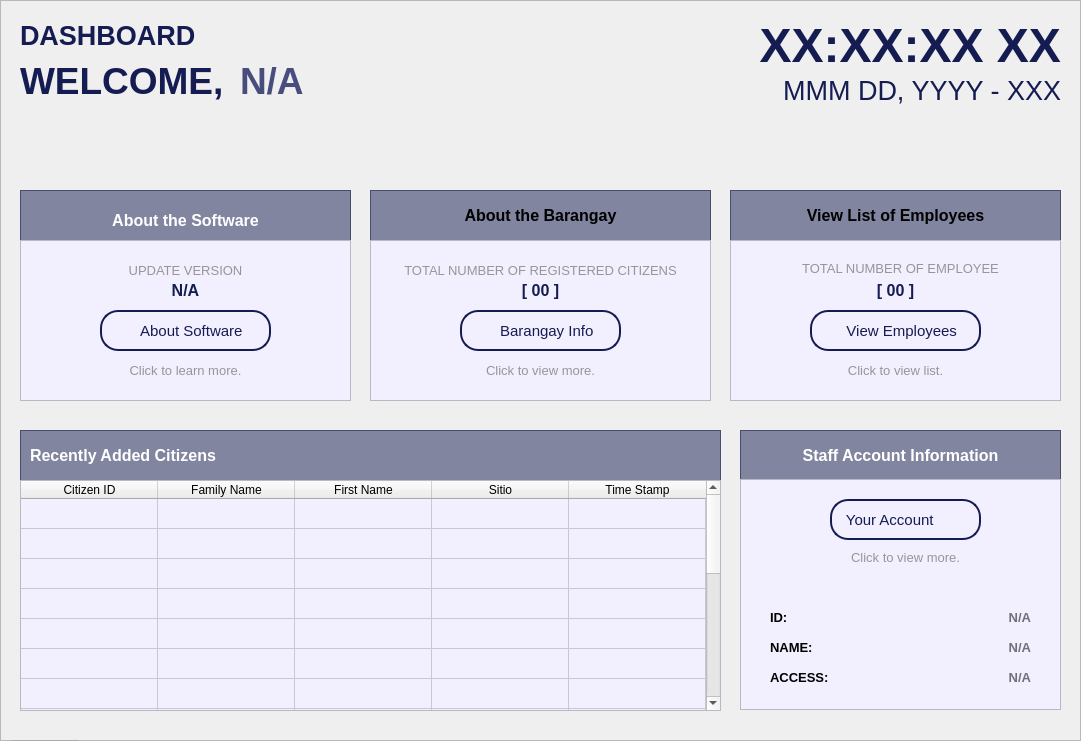
  <widget class="QFrame" name="baseBodyFrame">
   <property name="geometry">
    <rect>
     <x>250</x>
     <y>60</y>
     <width>1081</width>
     <height>741</height>
    </rect>
   </property>
   <property name="styleSheet">
    <string notr="true">#baseBodyFrame {
	background-color: #e7e2ff;
	border: none;
	border-radius: 10px;
}</string>
   </property>
   <property name="frameShape">
    <enum>QFrame::Shape::StyledPanel</enum>
   </property>
   <property name="frameShadow">
    <enum>QFrame::Shadow::Raised</enum>
   </property>
   <widget class="QPushButton" name="logout_buttonLogout_3">
    <property name="geometry">
     <rect>
      <x>10</x>
      <y>740</y>
      <width>71</width>
      <height>31</height>
     </rect>
    </property>
    <property name="font">
     <font>
      <family>Arial</family>
      <pointsize>8</pointsize>
      <bold>true</bold>
     </font>
    </property>
    <property name="cursor">
     <cursorShape>PointingHandCursor</cursorShape>
    </property>
    <property name="styleSheet">
     <string notr="true">#logout_buttonLogout {
    background-color: #bc1c1c;
    color: white;
    border-radius: 5px;
    padding: 10px; /* Optional: Adjusts spacing inside the button */
}
#logout_buttonLogout:hover {
    background-color: #d82020; /* Slightly lighter blue when hovered */
}
#logout_buttonLogout:pressed {
    background-color: #8c1515; /* Darker blue when clicked */
}</string>
    </property>
    <property name="text">
     <string>LOGOUT</string>
    </property>
   </widget>
   <widget class="QLabel" name="title_bodyDashboard">
    <property name="geometry">
     <rect>
      <x>20</x>
      <y>20</y>
      <width>381</width>
      <height>31</height>
     </rect>
    </property>
    <property name="font">
     <font>
      <family>Arial</family>
      <pointsize>20</pointsize>
      <bold>true</bold>
     </font>
    </property>
    <property name="styleSheet">
     <string notr="true">#title_bodyDashboard {
	background-color: transparent;
	color: #141c52;
}
</string>
    </property>
    <property name="text">
     <string>DASHBOARD</string>
    </property>
   </widget>
   <widget class="QLabel" name="label_timeDashboard">
    <property name="geometry">
     <rect>
      <x>620</x>
      <y>10</y>
      <width>441</width>
      <height>71</height>
     </rect>
    </property>
    <property name="font">
     <font>
      <family>Arial</family>
      <pointsize>36</pointsize>
      <bold>true</bold>
     </font>
    </property>
    <property name="layoutDirection">
     <enum>Qt::LayoutDirection::LeftToRight</enum>
    </property>
    <property name="styleSheet">
     <string notr="true">#label_timeDashboard {
    color: #141c52;
}</string>
    </property>
    <property name="text">
     <string>XX:XX:XX XX</string>
    </property>
    <property name="alignment">
     <set>Qt::AlignmentFlag::AlignRight|Qt::AlignmentFlag::AlignTrailing|Qt::AlignmentFlag::AlignVCenter</set>
    </property>
   </widget>
   <widget class="QLabel" name="label_dateDashboard">
    <property name="geometry">
     <rect>
      <x>560</x>
      <y>70</y>
      <width>501</width>
      <height>41</height>
     </rect>
    </property>
    <property name="font">
     <font>
      <family>Arial</family>
      <pointsize>20</pointsize>
      <bold>false</bold>
     </font>
    </property>
    <property name="styleSheet">
     <string notr="true">#label_dateDashboard{
	color: #141c52;
}</string>
    </property>
    <property name="text">
     <string>MMM DD, YYYY - XXX</string>
    </property>
    <property name="alignment">
     <set>Qt::AlignmentFlag::AlignRight|Qt::AlignmentFlag::AlignTrailing|Qt::AlignmentFlag::AlignVCenter</set>
    </property>
   </widget>
   <widget class="QLabel" name="title_welcomeDashboard">
    <property name="geometry">
     <rect>
      <x>20</x>
      <y>60</y>
      <width>211</width>
      <height>41</height>
     </rect>
    </property>
    <property name="font">
     <font>
      <family>Arial</family>
      <pointsize>28</pointsize>
      <bold>true</bold>
     </font>
    </property>
    <property name="styleSheet">
     <string notr="true">#title_welcomeDashboard {
	background-color: transparent;
	color: #141c52;
}
</string>
    </property>
    <property name="text">
     <string>WELCOME,</string>
    </property>
   </widget>
   <widget class="QLabel" name="title_employeeFirstNameDashboard">
    <property name="geometry">
     <rect>
      <x>240</x>
      <y>60</y>
      <width>491</width>
      <height>41</height>
     </rect>
    </property>
    <property name="font">
     <font>
      <family>Arial</family>
      <pointsize>28</pointsize>
      <bold>true</bold>
     </font>
    </property>
    <property name="styleSheet">
     <string notr="true">#title_employeeFirstNameDashboard {
	background-color: transparent;
	color: #484d7d;
}
</string>
    </property>
    <property name="text">
     <string>N/A</string>
    </property>
   </widget>
   <widget class="QTableWidget" name="table_recentlyAddedCitizensDashboard">
    <property name="geometry">
     <rect>
      <x>20</x>
      <y>480</y>
      <width>701</width>
      <height>231</height>
     </rect>
    </property>
    <property name="styleSheet">
     <string notr="true">#table_recentlyAddedCitizensDashboard{
	background-color: #f2efff;
}</string>
    </property>
    <property name="showGrid">
     <bool>true</bool>
    </property>
    <property name="gridStyle">
     <enum>Qt::PenStyle::SolidLine</enum>
    </property>
    <property name="sortingEnabled">
     <bool>true</bool>
    </property>
    <property name="rowCount">
     <number>18</number>
    </property>
    <property name="columnCount">
     <number>5</number>
    </property>
    <attribute name="horizontalHeaderVisible">
     <bool>true</bool>
    </attribute>
    <attribute name="horizontalHeaderCascadingSectionResizes">
     <bool>false</bool>
    </attribute>
    <attribute name="horizontalHeaderMinimumSectionSize">
     <number>45</number>
    </attribute>
    <attribute name="horizontalHeaderDefaultSectionSize">
     <number>137</number>
    </attribute>
    <attribute name="verticalHeaderVisible">
     <bool>false</bool>
    </attribute>
    <attribute name="verticalHeaderHighlightSections">
     <bool>false</bool>
    </attribute>
    <attribute name="verticalHeaderStretchLastSection">
     <bool>true</bool>
    </attribute>
    <row/>
    <row/>
    <row/>
    <row/>
    <row/>
    <row/>
    <row/>
    <row/>
    <row/>
    <row/>
    <row/>
    <row/>
    <row/>
    <row/>
    <row/>
    <row/>
    <row/>
    <row/>
    <column>
     <property name="text">
      <string>Citizen ID</string>
     </property>
     <property name="font">
      <font>
       <family>Arial</family>
      </font>
     </property>
     <property name="background">
      <color>
       <red>59</red>
       <green>57</green>
       <blue>100</blue>
      </color>
     </property>
    </column>
    <column>
     <property name="text">
      <string>Family Name</string>
     </property>
     <property name="font">
      <font>
       <family>Arial</family>
      </font>
     </property>
     <property name="background">
      <color>
       <red>59</red>
       <green>57</green>
       <blue>100</blue>
      </color>
     </property>
    </column>
    <column>
     <property name="text">
      <string>First Name</string>
     </property>
     <property name="font">
      <font>
       <family>Arial</family>
      </font>
     </property>
     <property name="background">
      <color>
       <red>59</red>
       <green>57</green>
       <blue>100</blue>
      </color>
     </property>
    </column>
    <column>
     <property name="text">
      <string>Sitio</string>
     </property>
     <property name="font">
      <font>
       <family>Arial</family>
      </font>
     </property>
     <property name="background">
      <color>
       <red>59</red>
       <green>57</green>
       <blue>100</blue>
      </color>
     </property>
    </column>
    <column>
     <property name="text">
      <string>Time Stamp</string>
     </property>
     <property name="font">
      <font>
       <family>Arial</family>
      </font>
     </property>
     <property name="background">
      <color>
       <red>59</red>
       <green>57</green>
       <blue>100</blue>
      </color>
     </property>
    </column>
   </widget>
   <widget class="QFrame" name="table_titleFrameDashboard">
    <property name="geometry">
     <rect>
      <x>20</x>
      <y>430</y>
      <width>701</width>
      <height>51</height>
     </rect>
    </property>
    <property name="styleSheet">
     <string notr="true">#table_titleFrameDashboard{
	background-color: rgba(20, 28, 82, 128)
}
</string>
    </property>
    <property name="frameShape">
     <enum>QFrame::Shape::StyledPanel</enum>
    </property>
    <property name="frameShadow">
     <enum>QFrame::Shadow::Raised</enum>
    </property>
    <widget class="QLabel" name="label_tableTitleDashboard">
     <property name="geometry">
      <rect>
       <x>10</x>
       <y>0</y>
       <width>191</width>
       <height>51</height>
      </rect>
     </property>
     <property name="font">
      <font>
       <family>Arial</family>
       <pointsize>12</pointsize>
       <bold>true</bold>
      </font>
     </property>
     <property name="styleSheet">
      <string notr="true">#label_tableTitleDashboard {
	background-color: transparent;
	color: #FFFFFF;
}
</string>
     </property>
     <property name="text">
      <string>Recently Added Citizens</string>
     </property>
    </widget>
   </widget>
   <widget class="QFrame" name="frame_staffAccountInformationDashboard">
    <property name="geometry">
     <rect>
      <x>740</x>
      <y>479</y>
      <width>321</width>
      <height>231</height>
     </rect>
    </property>
    <property name="styleSheet">
     <string notr="true">#frame_staffAccountInformationDashboard{
	background-color: #f2efff;
}</string>
    </property>
    <property name="frameShape">
     <enum>QFrame::Shape::StyledPanel</enum>
    </property>
    <property name="frameShadow">
     <enum>QFrame::Shadow::Raised</enum>
    </property>
    <widget class="QPushButton" name="acc_buttonYourAccount">
     <property name="geometry">
      <rect>
       <x>90</x>
       <y>20</y>
       <width>151</width>
       <height>41</height>
      </rect>
     </property>
     <property name="font">
      <font>
       <family>Arial</family>
       <pointsize>11</pointsize>
      </font>
     </property>
     <property name="cursor">
      <cursorShape>PointingHandCursor</cursorShape>
     </property>
     <property name="styleSheet">
      <string notr="true">#acc_buttonYourAccount {
    background-color: #f2efff;
    color: #141c52;
	border: 2px solid #141c52; 
	border-radius: 18px;
	text-align: left;
    padding: 10px; /* Optional: Adjusts spacing inside the button */
}
#acc_buttonYourAccount:hover {
    background-color: #fdfdff; /* Slightly lighter blue when hovered */
}
#acc_buttonYourAccount:pressed {
    background-color: #e7e5f4; /* Darker blue when clicked */
}

</string>
     </property>
     <property name="text">
      <string> Your Account</string>
     </property>
     <property name="icon">
      <iconset>
       <normaloff>../../Assets/Icons/icon_myprofile.svg</normaloff>../../Assets/Icons/icon_myprofile.svg</iconset>
     </property>
     <property name="iconSize">
      <size>
       <width>20</width>
       <height>20</height>
      </size>
     </property>
     <property name="shortcut">
      <string/>
     </property>
    </widget>
    <widget class="QLabel" name="label_info">
     <property name="geometry">
      <rect>
       <x>100</x>
       <y>70</y>
       <width>131</width>
       <height>16</height>
      </rect>
     </property>
     <property name="font">
      <font>
       <family>Arial</family>
       <pointsize>10</pointsize>
      </font>
     </property>
     <property name="styleSheet">
      <string notr="true">#label_info{
	color: #969696;
}</string>
     </property>
     <property name="text">
      <string>Click to view more.</string>
     </property>
     <property name="alignment">
      <set>Qt::AlignmentFlag::AlignCenter</set>
     </property>
    </widget>
    <widget class="QLabel" name="label_empIDAccInfo">
     <property name="geometry">
      <rect>
       <x>30</x>
       <y>130</y>
       <width>131</width>
       <height>16</height>
      </rect>
     </property>
     <property name="font">
      <font>
       <family>Arial</family>
       <pointsize>10</pointsize>
       <bold>true</bold>
      </font>
     </property>
     <property name="styleSheet">
      <string notr="true">#label_empIDAccInfo{
	color: #000000;
}</string>
     </property>
     <property name="text">
      <string>ID:</string>
     </property>
    </widget>
    <widget class="QLabel" name="label_empNameAccInfo">
     <property name="geometry">
      <rect>
       <x>30</x>
       <y>160</y>
       <width>131</width>
       <height>16</height>
      </rect>
     </property>
     <property name="font">
      <font>
       <family>Arial</family>
       <pointsize>10</pointsize>
       <bold>true</bold>
      </font>
     </property>
     <property name="styleSheet">
      <string notr="true">#label_empNameAccInfo{
	color: #000000;
}</string>
     </property>
     <property name="text">
      <string>NAME:</string>
     </property>
    </widget>
    <widget class="QLabel" name="label_empAccessAccInfo">
     <property name="geometry">
      <rect>
       <x>30</x>
       <y>190</y>
       <width>131</width>
       <height>16</height>
      </rect>
     </property>
     <property name="font">
      <font>
       <family>Arial</family>
       <pointsize>10</pointsize>
       <bold>true</bold>
      </font>
     </property>
     <property name="styleSheet">
      <string notr="true">#label_empAccessAccInfo{
	color: #000000;
}</string>
     </property>
     <property name="text">
      <string>ACCESS:</string>
     </property>
    </widget>
    <widget class="QLabel" name="data_empAccessAccInfo">
     <property name="geometry">
      <rect>
       <x>160</x>
       <y>190</y>
       <width>131</width>
       <height>16</height>
      </rect>
     </property>
     <property name="font">
      <font>
       <family>Arial</family>
       <pointsize>10</pointsize>
       <bold>true</bold>
      </font>
     </property>
     <property name="styleSheet">
      <string notr="true">#data_empAccessAccInfo{
	color: #707078;
}</string>
     </property>
     <property name="text">
      <string>N/A</string>
     </property>
     <property name="alignment">
      <set>Qt::AlignmentFlag::AlignRight|Qt::AlignmentFlag::AlignTrailing|Qt::AlignmentFlag::AlignVCenter</set>
     </property>
    </widget>
    <widget class="QLabel" name="data_empNameAccInfo">
     <property name="geometry">
      <rect>
       <x>160</x>
       <y>160</y>
       <width>131</width>
       <height>16</height>
      </rect>
     </property>
     <property name="font">
      <font>
       <family>Arial</family>
       <pointsize>10</pointsize>
       <bold>true</bold>
      </font>
     </property>
     <property name="styleSheet">
      <string notr="true">#data_empNameAccInfo{
	color: #707078;
}</string>
     </property>
     <property name="text">
      <string>N/A</string>
     </property>
     <property name="alignment">
      <set>Qt::AlignmentFlag::AlignRight|Qt::AlignmentFlag::AlignTrailing|Qt::AlignmentFlag::AlignVCenter</set>
     </property>
    </widget>
    <widget class="QLabel" name="data_empIDAccInfo">
     <property name="geometry">
      <rect>
       <x>160</x>
       <y>130</y>
       <width>131</width>
       <height>16</height>
      </rect>
     </property>
     <property name="font">
      <font>
       <family>Arial</family>
       <pointsize>10</pointsize>
       <bold>true</bold>
      </font>
     </property>
     <property name="styleSheet">
      <string notr="true">#data_empIDAccInfo{
	color: #707078;
}</string>
     </property>
     <property name="text">
      <string>N/A</string>
     </property>
     <property name="alignment">
      <set>Qt::AlignmentFlag::AlignRight|Qt::AlignmentFlag::AlignTrailing|Qt::AlignmentFlag::AlignVCenter</set>
     </property>
    </widget>
   </widget>
   <widget class="QFrame" name="frame_titleStaffAccountInfoDashboard">
    <property name="geometry">
     <rect>
      <x>740</x>
      <y>430</y>
      <width>321</width>
      <height>51</height>
     </rect>
    </property>
    <property name="styleSheet">
     <string notr="true">#frame_titleStaffAccountInfoDashboard{
	background-color: rgba(20, 28, 82, 128)
}
</string>
    </property>
    <property name="frameShape">
     <enum>QFrame::Shape::StyledPanel</enum>
    </property>
    <property name="frameShadow">
     <enum>QFrame::Shadow::Raised</enum>
    </property>
    <widget class="QLabel" name="label_frameTitleDashboard">
     <property name="geometry">
      <rect>
       <x>0</x>
       <y>0</y>
       <width>321</width>
       <height>51</height>
      </rect>
     </property>
     <property name="font">
      <font>
       <family>Arial</family>
       <pointsize>12</pointsize>
       <bold>true</bold>
      </font>
     </property>
     <property name="styleSheet">
      <string notr="true">#label_frameTitleDashboard {
	background-color: transparent;
	color: #FFFFFF;
}
</string>
     </property>
     <property name="text">
      <string>Staff Account Information</string>
     </property>
     <property name="alignment">
      <set>Qt::AlignmentFlag::AlignCenter</set>
     </property>
    </widget>
   </widget>
   <widget class="QFrame" name="dashboard_frameAboutSoftware">
    <property name="geometry">
     <rect>
      <x>20</x>
      <y>240</y>
      <width>331</width>
      <height>161</height>
     </rect>
    </property>
    <property name="styleSheet">
     <string notr="true">#dashboard_frameAboutSoftware{
	background-color: #f2efff;
}</string>
    </property>
    <property name="frameShape">
     <enum>QFrame::Shape::StyledPanel</enum>
    </property>
    <property name="frameShadow">
     <enum>QFrame::Shadow::Raised</enum>
    </property>
    <widget class="QLabel" name="label_infoManual">
     <property name="geometry">
      <rect>
       <x>100</x>
       <y>120</y>
       <width>131</width>
       <height>20</height>
      </rect>
     </property>
     <property name="font">
      <font>
       <family>Arial</family>
       <pointsize>10</pointsize>
      </font>
     </property>
     <property name="styleSheet">
      <string notr="true">#label_infoManual{
	color: #969696;
}</string>
     </property>
     <property name="text">
      <string>Click to learn more.</string>
     </property>
     <property name="alignment">
      <set>Qt::AlignmentFlag::AlignCenter</set>
     </property>
    </widget>
    <widget class="QPushButton" name="dashboard_buttonAboutSoftware">
     <property name="geometry">
      <rect>
       <x>80</x>
       <y>70</y>
       <width>171</width>
       <height>41</height>
      </rect>
     </property>
     <property name="font">
      <font>
       <family>Arial</family>
       <pointsize>11</pointsize>
      </font>
     </property>
     <property name="cursor">
      <cursorShape>PointingHandCursor</cursorShape>
     </property>
     <property name="styleSheet">
      <string notr="true">#dashboard_buttonAboutSoftware {
    background-color: #f2efff;
    color: #141c52;
	border: 2px solid #141c52; 
	border-radius: 18px;
	text-align: center;
    padding: 10px; /* Optional: Adjusts spacing inside the button */
}
#dashboard_buttonAboutSoftware:hover {
    background-color: #fdfdff; /* Slightly lighter blue when hovered */
}
#dashboard_buttonAboutSoftware:pressed {
    background-color: #e7e5f4; /* Darker blue when clicked */
}

</string>
     </property>
     <property name="text">
      <string>   About Software</string>
     </property>
     <property name="icon">
      <iconset>
       <normaloff>../../Assets/Icons/icon_aboutsoftware.svg</normaloff>../../Assets/Icons/icon_aboutsoftware.svg</iconset>
     </property>
     <property name="iconSize">
      <size>
       <width>22</width>
       <height>22</height>
      </size>
     </property>
     <property name="shortcut">
      <string/>
     </property>
    </widget>
    <widget class="QLabel" name="label_infoUpdateVersion">
     <property name="geometry">
      <rect>
       <x>0</x>
       <y>20</y>
       <width>331</width>
       <height>20</height>
      </rect>
     </property>
     <property name="font">
      <font>
       <family>Arial</family>
       <pointsize>10</pointsize>
      </font>
     </property>
     <property name="styleSheet">
      <string notr="true">#label_infoUpdateVersion{
	color: #969696;
}</string>
     </property>
     <property name="text">
      <string>UPDATE VERSION</string>
     </property>
     <property name="alignment">
      <set>Qt::AlignmentFlag::AlignCenter</set>
     </property>
    </widget>
    <widget class="QLabel" name="label_UpdateVersion">
     <property name="geometry">
      <rect>
       <x>0</x>
       <y>40</y>
       <width>331</width>
       <height>20</height>
      </rect>
     </property>
     <property name="font">
      <font>
       <family>Arial</family>
       <pointsize>12</pointsize>
       <bold>true</bold>
      </font>
     </property>
     <property name="styleSheet">
      <string notr="true">#label_UpdateVersion{
	color: #141c52;
}</string>
     </property>
     <property name="text">
      <string>N/A</string>
     </property>
     <property name="alignment">
      <set>Qt::AlignmentFlag::AlignCenter</set>
     </property>
    </widget>
   </widget>
   <widget class="QLabel" name="label_frameTitleAboutSoftware">
    <property name="geometry">
     <rect>
      <x>20</x>
      <y>200</y>
      <width>331</width>
      <height>41</height>
     </rect>
    </property>
    <property name="font">
     <font>
      <family>Arial</family>
      <pointsize>12</pointsize>
      <bold>true</bold>
     </font>
    </property>
    <property name="styleSheet">
     <string notr="true">#label_frameTitleAboutSoftware {
	background-color: transparent;
	color: #FFFFFF;
}
</string>
    </property>
    <property name="text">
     <string>About the Software</string>
    </property>
    <property name="alignment">
     <set>Qt::AlignmentFlag::AlignCenter</set>
    </property>
   </widget>
   <widget class="QFrame" name="dashboard_frameAboutBarangay">
    <property name="geometry">
     <rect>
      <x>370</x>
      <y>240</y>
      <width>341</width>
      <height>161</height>
     </rect>
    </property>
    <property name="styleSheet">
     <string notr="true">#dashboard_frameAboutBarangay{
	background-color: #f2efff;
}</string>
    </property>
    <property name="frameShape">
     <enum>QFrame::Shape::StyledPanel</enum>
    </property>
    <property name="frameShadow">
     <enum>QFrame::Shadow::Raised</enum>
    </property>
    <widget class="QPushButton" name="dashboard_buttonBarangayInfo">
     <property name="geometry">
      <rect>
       <x>90</x>
       <y>70</y>
       <width>161</width>
       <height>41</height>
      </rect>
     </property>
     <property name="font">
      <font>
       <family>Arial</family>
       <pointsize>11</pointsize>
      </font>
     </property>
     <property name="cursor">
      <cursorShape>PointingHandCursor</cursorShape>
     </property>
     <property name="styleSheet">
      <string notr="true">#dashboard_buttonBarangayInfo {
    background-color: #f2efff;
    color: #141c52;
	border: 2px solid #141c52; 
	border-radius: 18px;
	text-align: center;
    padding: 10px; /* Optional: Adjusts spacing inside the button */
}
#dashboard_buttonBarangayInfo:hover {
    background-color: #fdfdff; /* Slightly lighter blue when hovered */
}
#dashboard_buttonBarangayInfo:pressed {
    background-color: #e7e5f4; /* Darker blue when clicked */
}

</string>
     </property>
     <property name="text">
      <string>   Barangay Info</string>
     </property>
     <property name="icon">
      <iconset>
       <normaloff>../../Assets/Icons/icon_brgyinfo.svg</normaloff>../../Assets/Icons/icon_brgyinfo.svg</iconset>
     </property>
     <property name="iconSize">
      <size>
       <width>20</width>
       <height>20</height>
      </size>
     </property>
     <property name="shortcut">
      <string/>
     </property>
    </widget>
    <widget class="QLabel" name="label_infoBarangay">
     <property name="geometry">
      <rect>
       <x>90</x>
       <y>120</y>
       <width>161</width>
       <height>20</height>
      </rect>
     </property>
     <property name="font">
      <font>
       <family>Arial</family>
       <pointsize>10</pointsize>
      </font>
     </property>
     <property name="styleSheet">
      <string notr="true">#label_infoBarangay{
	color: #969696;
}</string>
     </property>
     <property name="text">
      <string>Click to view more.</string>
     </property>
     <property name="alignment">
      <set>Qt::AlignmentFlag::AlignCenter</set>
     </property>
    </widget>
    <widget class="QLabel" name="label_infoTotalNumberRegisteredCitizen">
     <property name="geometry">
      <rect>
       <x>0</x>
       <y>20</y>
       <width>341</width>
       <height>20</height>
      </rect>
     </property>
     <property name="font">
      <font>
       <family>Arial</family>
       <pointsize>10</pointsize>
      </font>
     </property>
     <property name="styleSheet">
      <string notr="true">#label_infoTotalNumberRegisteredCitizen{
	color: #969696;
}</string>
     </property>
     <property name="text">
      <string>TOTAL NUMBER OF REGISTERED CITIZENS</string>
     </property>
     <property name="alignment">
      <set>Qt::AlignmentFlag::AlignCenter</set>
     </property>
    </widget>
    <widget class="QLabel" name="label_TotalNumberRegisteredCitizen">
     <property name="geometry">
      <rect>
       <x>0</x>
       <y>40</y>
       <width>341</width>
       <height>20</height>
      </rect>
     </property>
     <property name="font">
      <font>
       <family>Arial</family>
       <pointsize>12</pointsize>
       <bold>true</bold>
      </font>
     </property>
     <property name="styleSheet">
      <string notr="true">#label_TotalNumberRegisteredCitizen{
	color: #141c52;
}</string>
     </property>
     <property name="text">
      <string>[ 00 ]</string>
     </property>
     <property name="alignment">
      <set>Qt::AlignmentFlag::AlignCenter</set>
     </property>
    </widget>
   </widget>
   <widget class="QFrame" name="dashboard_frameViewListEmployees">
    <property name="geometry">
     <rect>
      <x>730</x>
      <y>240</y>
      <width>331</width>
      <height>161</height>
     </rect>
    </property>
    <property name="styleSheet">
     <string notr="true">#dashboard_frameViewListEmployees{
	background-color: #f2efff;
}</string>
    </property>
    <property name="frameShape">
     <enum>QFrame::Shape::StyledPanel</enum>
    </property>
    <property name="frameShadow">
     <enum>QFrame::Shadow::Raised</enum>
    </property>
    <widget class="QPushButton" name="dashboard_buttonViewEmployees">
     <property name="geometry">
      <rect>
       <x>80</x>
       <y>70</y>
       <width>171</width>
       <height>41</height>
      </rect>
     </property>
     <property name="font">
      <font>
       <family>Arial</family>
       <pointsize>11</pointsize>
      </font>
     </property>
     <property name="cursor">
      <cursorShape>PointingHandCursor</cursorShape>
     </property>
     <property name="styleSheet">
      <string notr="true">#dashboard_buttonViewEmployees {
    background-color: #f2efff;
    color: #141c52;
	border: 2px solid #141c52; 
	border-radius: 18px;
	text-align: center;
    padding: 10px; /* Optional: Adjusts spacing inside the button */
}
#dashboard_buttonViewEmployees:hover {
    background-color: #fdfdff; /* Slightly lighter blue when hovered */
}
#dashboard_buttonViewEmployees:pressed {
    background-color: #e7e5f4; /* Darker blue when clicked */
}

</string>
     </property>
     <property name="text">
      <string>   View Employees</string>
     </property>
     <property name="icon">
      <iconset>
       <normaloff>../../Assets/Icons/icon_viewemplist.svg</normaloff>../../Assets/Icons/icon_viewemplist.svg</iconset>
     </property>
     <property name="iconSize">
      <size>
       <width>20</width>
       <height>20</height>
      </size>
     </property>
     <property name="shortcut">
      <string/>
     </property>
    </widget>
    <widget class="QLabel" name="label_infoListEmployee">
     <property name="geometry">
      <rect>
       <x>90</x>
       <y>120</y>
       <width>151</width>
       <height>20</height>
      </rect>
     </property>
     <property name="font">
      <font>
       <family>Arial</family>
       <pointsize>10</pointsize>
      </font>
     </property>
     <property name="styleSheet">
      <string notr="true">#label_infoListEmployee{
	color: #969696;
}</string>
     </property>
     <property name="text">
      <string>Click to view list.</string>
     </property>
     <property name="alignment">
      <set>Qt::AlignmentFlag::AlignCenter</set>
     </property>
    </widget>
    <widget class="QLabel" name="label_infoTotalNumberEmployee">
     <property name="geometry">
      <rect>
       <x>60</x>
       <y>20</y>
       <width>221</width>
       <height>16</height>
      </rect>
     </property>
     <property name="font">
      <font>
       <family>Arial</family>
       <pointsize>10</pointsize>
      </font>
     </property>
     <property name="styleSheet">
      <string notr="true">#label_infoTotalNumberEmployee{
	color: #969696;
}</string>
     </property>
     <property name="text">
      <string>TOTAL NUMBER OF EMPLOYEE</string>
     </property>
     <property name="alignment">
      <set>Qt::AlignmentFlag::AlignCenter</set>
     </property>
    </widget>
    <widget class="QLabel" name="label_TotalNumberofEmployee">
     <property name="geometry">
      <rect>
       <x>0</x>
       <y>40</y>
       <width>331</width>
       <height>20</height>
      </rect>
     </property>
     <property name="font">
      <font>
       <family>Arial</family>
       <pointsize>12</pointsize>
       <bold>true</bold>
      </font>
     </property>
     <property name="styleSheet">
      <string notr="true">#label_TotalNumberofEmployee{
	color: #141c52;
}</string>
     </property>
     <property name="text">
      <string>[ 00 ]</string>
     </property>
     <property name="alignment">
      <set>Qt::AlignmentFlag::AlignCenter</set>
     </property>
    </widget>
   </widget>
   <widget class="QFrame" name="table_FrameAboutSoftware">
    <property name="geometry">
     <rect>
      <x>20</x>
      <y>190</y>
      <width>331</width>
      <height>51</height>
     </rect>
    </property>
    <property name="styleSheet">
     <string notr="true">#table_FrameAboutSoftware{
	background-color: rgba(20, 28, 82, 128)
}
</string>
    </property>
    <property name="frameShape">
     <enum>QFrame::Shape::StyledPanel</enum>
    </property>
    <property name="frameShadow">
     <enum>QFrame::Shadow::Raised</enum>
    </property>
   </widget>
   <widget class="QFrame" name="table_FrameAboutBarangay">
    <property name="geometry">
     <rect>
      <x>370</x>
      <y>190</y>
      <width>341</width>
      <height>51</height>
     </rect>
    </property>
    <property name="styleSheet">
     <string notr="true">#table_FrameAboutBarangay{
	background-color: rgba(20, 28, 82, 128)
}
</string>
    </property>
    <property name="frameShape">
     <enum>QFrame::Shape::StyledPanel</enum>
    </property>
    <property name="frameShadow">
     <enum>QFrame::Shadow::Raised</enum>
    </property>
    <widget class="QLabel" name="label_frameTitleDashboard_3">
     <property name="geometry">
      <rect>
       <x>0</x>
       <y>0</y>
       <width>341</width>
       <height>51</height>
      </rect>
     </property>
     <property name="font">
      <font>
       <family>Arial</family>
       <pointsize>12</pointsize>
       <bold>true</bold>
      </font>
     </property>
     <property name="styleSheet">
      <string notr="true">#label_frameTitleDashboard {
	background-color: transparent;
	color: #FFFFFF;
}
</string>
     </property>
     <property name="text">
      <string>About the Barangay</string>
     </property>
     <property name="alignment">
      <set>Qt::AlignmentFlag::AlignCenter</set>
     </property>
    </widget>
   </widget>
   <widget class="QFrame" name="table_FrameViewEmp">
    <property name="geometry">
     <rect>
      <x>730</x>
      <y>190</y>
      <width>331</width>
      <height>51</height>
     </rect>
    </property>
    <property name="styleSheet">
     <string notr="true">#table_FrameViewEmp{
	background-color: rgba(20, 28, 82, 128)
}
</string>
    </property>
    <property name="frameShape">
     <enum>QFrame::Shape::StyledPanel</enum>
    </property>
    <property name="frameShadow">
     <enum>QFrame::Shadow::Raised</enum>
    </property>
    <widget class="QLabel" name="label_frameTitleDashboard_4">
     <property name="geometry">
      <rect>
       <x>0</x>
       <y>0</y>
       <width>331</width>
       <height>51</height>
      </rect>
     </property>
     <property name="font">
      <font>
       <family>Arial</family>
       <pointsize>12</pointsize>
       <bold>true</bold>
      </font>
     </property>
     <property name="styleSheet">
      <string notr="true">#label_frameTitleDashboard {
	background-color: transparent;
	color: #FFFFFF;
}
</string>
     </property>
     <property name="text">
      <string>View List of Employees</string>
     </property>
     <property name="alignment">
      <set>Qt::AlignmentFlag::AlignCenter</set>
     </property>
    </widget>
   </widget>
   <zorder>table_FrameViewEmp</zorder>
   <zorder>table_FrameAboutBarangay</zorder>
   <zorder>table_FrameAboutSoftware</zorder>
   <zorder>table_titleFrameDashboard</zorder>
   <zorder>logout_buttonLogout_3</zorder>
   <zorder>title_bodyDashboard</zorder>
   <zorder>label_timeDashboard</zorder>
   <zorder>label_dateDashboard</zorder>
   <zorder>title_welcomeDashboard</zorder>
   <zorder>title_employeeFirstNameDashboard</zorder>
   <zorder>table_recentlyAddedCitizensDashboard</zorder>
   <zorder>frame_titleStaffAccountInfoDashboard</zorder>
   <zorder>frame_staffAccountInformationDashboard</zorder>
   <zorder>dashboard_frameAboutSoftware</zorder>
   <zorder>label_frameTitleAboutSoftware</zorder>
   <zorder>dashboard_frameAboutBarangay</zorder>
   <zorder>dashboard_frameViewListEmployees</zorder>
  </widget>
